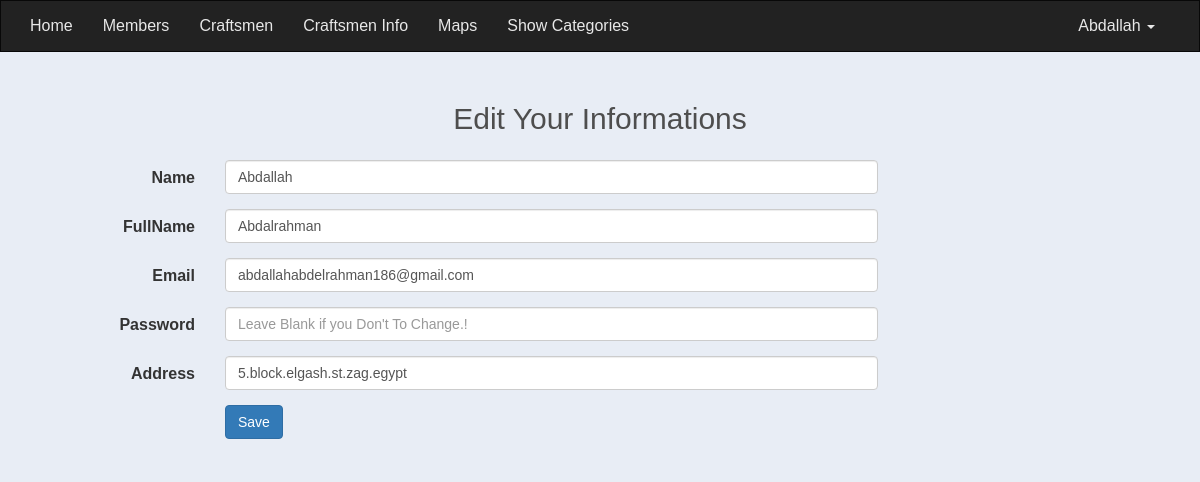
Screenshot of /admin-controler/editprofile.php?do=Edit&adminid=1 (signed in) with the database file from the repository.
### tables this page shows
CREATE TABLE `user` (
  `User_id` int(11) NOT NULL,
  `User_Name` varchar(255) NOT NULL,
  `Full_name` varchar(255) NOT NULL,
  `user_email` varchar(255) NOT NULL,
  `user_password` varchar(255) NOT NULL,
  `user_Address` text NOT NULL,
  `date` date NOT NULL,
  `conditions` int(11) NOT NULL DEFAULT 0,
  `verify` int(11) NOT NULL DEFAULT 0,
  `Reg_status` int(11) NOT NULL DEFAULT 0,
  `user_avatar` varchar(255) NOT NULL
);

### admin-controler/editprofile.php (the view, shortened to what this page needs)
<?php
if(isset($_SESSION['Admin_Email'])){
	include("init.php");
	$do = isset($_GET['do'])?$_GET['do']:'manage';
	if($do == 'Edit'){
		$admin=isset($_GET['adminid'])&& is_numeric($_GET['adminid'])?intval($_GET['adminid']):0;
		$stmt = $db->prepare("SELECT * FROM `user`
								WHERE `User_id` = ?
								AND  `Reg_status` = 1
								limit 1");
		$stmt->execute(array($admin));
		$row   = $stmt->fetch();
		if($stmt->rowCount() > 0){?>
			<div class="container">
			<form  action="?do=Update" method="POST"
					class="form-horizontal admimedit" >
				<h2 class="text-center">Edit Your Informations</h2>
				<div class="form-group">
				    <label for="inputPassword3" class="col-sm-2 control-label">Name</label>
				    <div class="col-sm-10 col-md-7">
				      <input type="text" class="form-control"  placeholder="Password"
				      	value="<?php echo $row['User_Name'];?>" name="adminname">
				    </div>
			    </div>
			    <div class="form-group">
				    <label for="inputPassword3" class="col-sm-2 control-label">FullName</label>
				    <div class="col-sm-10 col-md-7">
				      <input type="text" class="form-control" placeholder="Password"
				      	value="<?php echo $row['Full_name'];?>" name="fullname">
			    	</div>
			    </div>
			  <div class="form-group">
			    <label for="inputEmail3" class="col-sm-2 control-label">Email</label>
			    <div class="col-sm-10 col-md-7">
			      <input type="email" class="form-control" id="inputEmail3" placeholder="Email"
			      	value="<?php echo $row['user_email'];?>" name="email">
			    </div>
			  </div>
			  <div class="form-group">
			    <label for="inputPassword3" class="col-sm-2 control-label">Password</label>
			     <div class="col-sm-10 col-md-7">
					      	<input type="password" class="form-control" id="inputPassword3"
					      		placeholder="Leave Blank if you Don't To Change.!" name="newpassword"
					      		autocomplete="new-password">
				 </div>
			  </div>
			  	<div class="form-group">
				    <label for="inputPassword3" class="col-sm-2 control-label">Address</label>
				    <div class="col-sm-10 col-md-7">
				      <input type="text" class="form-control" placeholder="Your address"
				      	value="<?php echo $row['user_Address'];?>" name="address">
				    </div>
			    </div>
			  <div class="form-group">
			    <div class="col-sm-offset-2 col-sm-10">
			      <button type="submit" class="btn btn-primary">Save</button>
			    </div>
			  </div>
			</form>
		</div>
	<?php
		}else{
			echo "<div class='alert alert-info'>There are data to show that you not admin";
		}
	}
}
include($tpl."footer.php");

### admin-controler/layout/css/admin.css (style rules this page uses)
* { margin: 0; padding: 0; list-style: none; font-family: 'Ubuntu', sans-serif; box-sizing: border-box; text-decoration: none; }
body { background: #e8edf5; font-size: 16px; }
h2 { margin-bottom: 25px; color: #4e4e4e; }
.admimedit { margin-top: 50px; }

### rows the page displays
user: adminname "Abdallah", fullname "Abdalrahman", email "abdallahabdelrahman186@gmail.com", address "5.block.elgash.st.zag.egypt"

### other values shown
$_SESSION['adminname'] "Abdallah"
